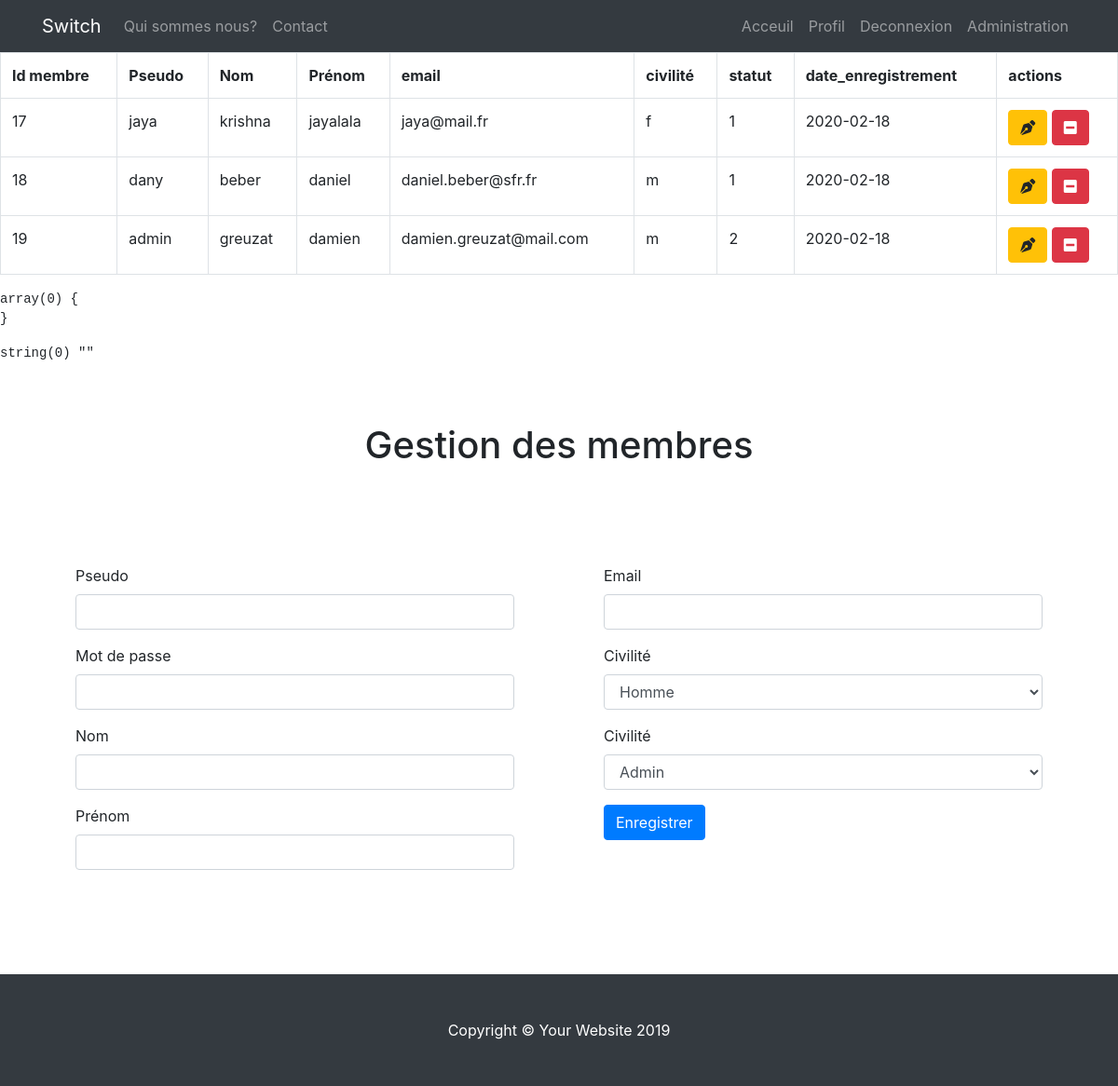
The app's page /admin/gestion_membres.php (signed in), older data.
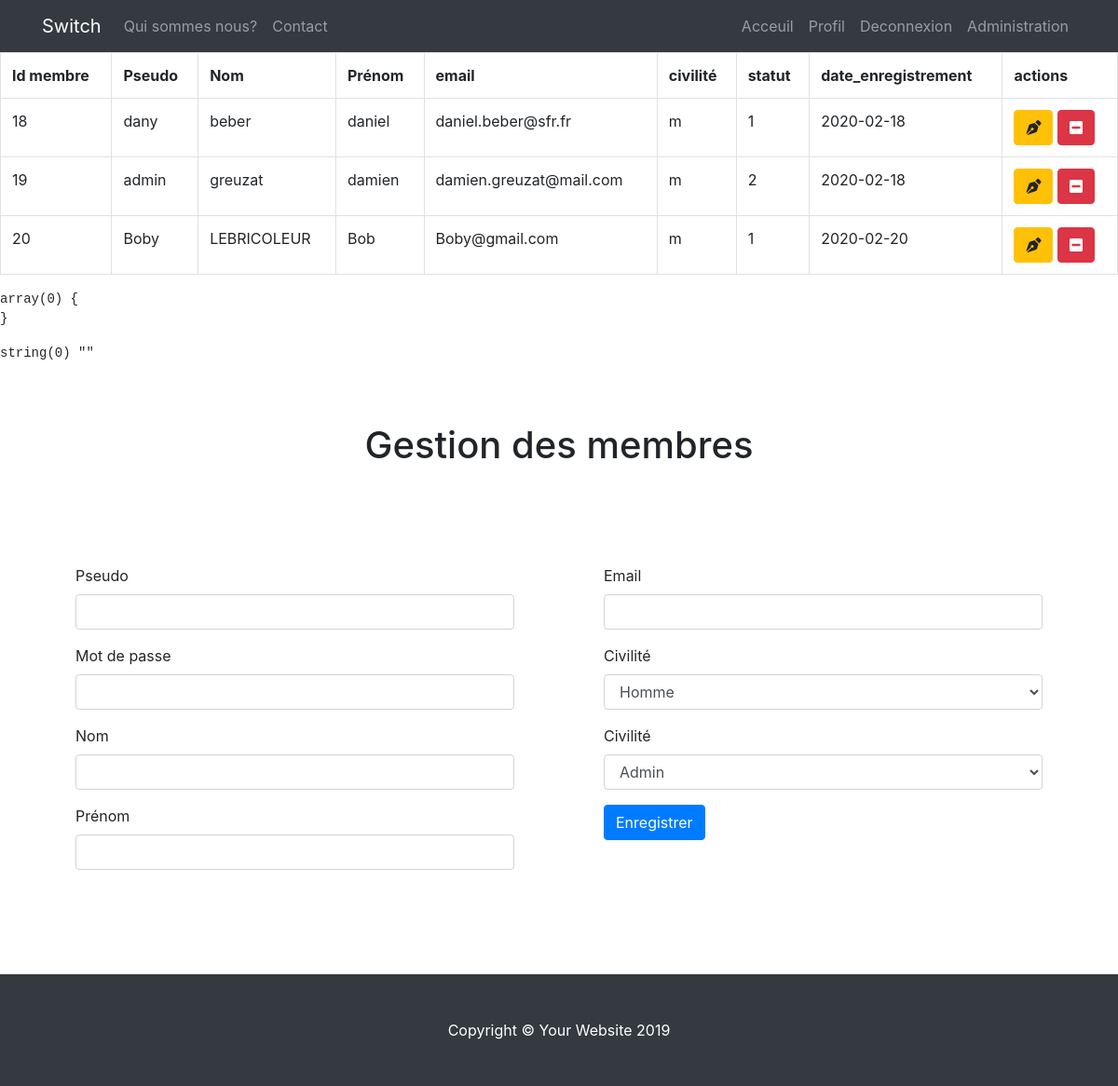
The same page, newer data.
### tables this page shows
CREATE TABLE IF NOT EXISTS `membre` (
  `id_membre` int(3) NOT NULL AUTO_INCREMENT,
  `pseudo` varchar(20) NOT NULL,
  `mdp` varchar(60) NOT NULL,
  `nom` varchar(20) NOT NULL,
  `prenom` varchar(20) NOT NULL,
  `email` varchar(50) NOT NULL,
  `civilite` enum('m','f') NOT NULL,
  `statut` int(1) NOT NULL,
  `date_enregistrement` date NOT NULL,
  PRIMARY KEY (`id_membre`)
);

### admin/gestion_membres.php (the view, shortened to what this page needs)
<?php
include '../inc/init.inc.php';
include '../inc/fonction.inc.php';
include '../inc/header.inc.php';
include '../inc/nav.inc.php';
$liste_membre = $pdo->query("SELECT * FROM membre");
echo '<div class="table-responsive">';
echo '<table class="table table-bordered">';
echo '<tr>';
echo '<th>Id membre</th>';
echo '<th>Pseudo</th>';
echo '<th>Nom</th>';
echo '<th>Prénom</th>';
echo '<th>email</th>';
echo '<th>civilité</th>';
echo '<th>statut</th>';
echo '<th>date_enregistrement</th>';
echo '<th>actions</th>';
echo '</tr>';
while($membre = $liste_membre->fetch(PDO::FETCH_ASSOC)) {
    echo '<tr>';
    echo '<td>' . $membre['id_membre'] . '</td>';
    echo '<td>' . $membre['pseudo'] . '</td>';
    echo '<td>' . $membre['nom'] . '</td>';
    echo '<td>' . $membre['prenom'] . '</td>';
    echo '<td>' . $membre['email'] . '</td>';
    echo '<td>' . $membre['civilite'] . '</td>';
    echo '<td>' . $membre['statut'] . '</td>';
    echo '<td>' . $membre['date_enregistrement'] . '</td>';
    echo '<td>
              <a href="?action=modifier&id_membre=' . $membre['id_membre'] . '" class="btn btn-warning"><i class="fas fa-pen-nib"></i></a>
              <a href="?action=supprimer&id_membre=' . $membre['id_membre'] . '" class="btn btn-danger" onclick="return(confirm(\'Etes-vous sûr ?\'))"><i class="fas fa-minus-square"></i></a>
          </td>';
    echo '</tr>';
        ?>
        <?php
}
echo '</table>';
echo '</div>';
if(empty($_GET['action']) || $_GET['action'] != 'modifier' && $_GET['action'] != 'supprimer') {
    ?>
    <section>
        <form action="" method="POST">
            <h1 class="text-center pt-5">Gestion des membres</h1>
            <div class="row p-5">
                <div class="col-6 p-5">
                    <div class="form-group">
                        <label for="pseudo">Pseudo</label>
                        <input type="text" id="pseudo" name="pseudo" class="form-control">
                    </div>
                    <div class="form-group">
                        <label for="mdp">Mot de passe</label>
                        <input type="password" id="mdp" name="mdp" class="form-control">
                    </div>
                    <div class="form-group">
                        <label for="nom">Nom</label>
                        <input type="text" id="nom" name="nom" class="form-control">
                    </div>
                    <div class="form-group">
                        <label for="prenom">Prénom</label>
                        <input type="text" id="prenom" name="prenom" class="form-control">
                    </div>
                </div>
                <div class="col-6 p-5">
                    <div class="form-group">
                        <label for="email">Email</label>
                        <input type="email" id="email" name="email" class="form-control">
                    </div>
                    <div class="form-group">
                        <label for="civilite">Civilité</label>
                        <select name="civilite" id="civilite" class="form-control">
                            <option>Homme</option>
                        </select>
                    </div>
                    <div class="form-group">
                        <label for="statut">Civilité</label>
                        <select name="statut" id="statut" class="form-control">
                            <option>Admin</option>
                        </select>
                    </div>
                    <div class="form-group">
                        <button type="submit" name="enregistrement" id="enregistrement"
                                class="btn btn-primary"> Enregistrer </button>
                    </div>
                </div>
            </div>
        </form>
    </section>
    <?php
}
include '../inc/footer.inc.php';

Row changes from the older to the newer data that the page shows:
removed membre: id_membre "17", pseudo "jaya", nom "krishna", prenom "jayalala", email "jaya@mail.fr", civilite "f", statut "1", date_enregistrement "2020-02-18"
added membre: id_membre "20", pseudo "Boby", nom "LEBRICOLEUR", prenom "Bob", email "Boby@gmail.com", civilite "m", statut "1", date_enregistrement "2020-02-20"
